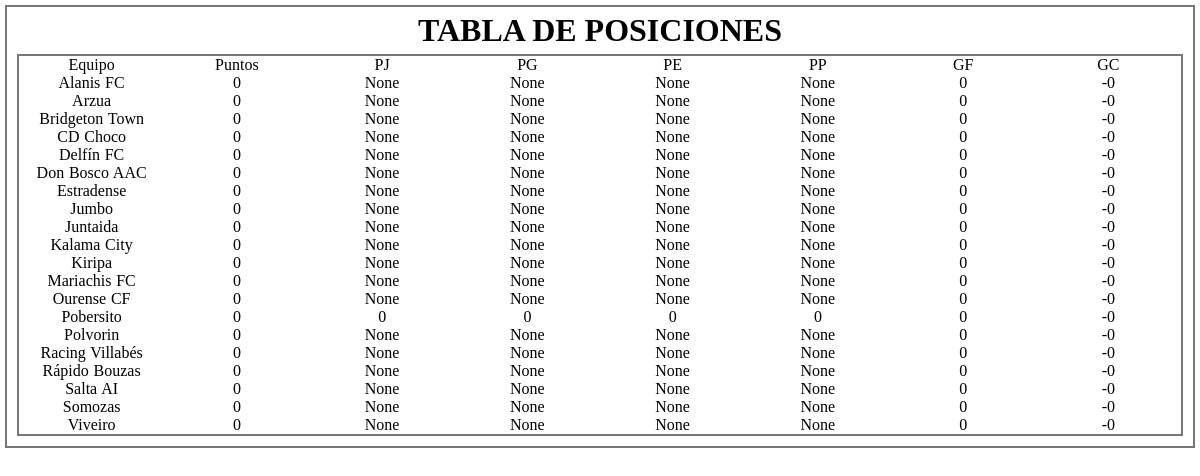
The app's page /futbol/menu/competencias/ with its own data.
### Futbalapp/models.py (models this page shows)
class EquiposLiga(models.Model):
	nombre_equipo=models.CharField(max_length=25, verbose_name="Nombre Equipo")
	puntos_equipo=models.IntegerField(default=0, verbose_name="Puntos", blank=True, null=True)
	goles_favor=models.IntegerField(default=0, verbose_name="Goles a Favor", blank=True, null=True)
	goles_contra=models.IntegerField(default=0, verbose_name="Goles en Contra", blank=True, null=True)
	partidos_jugados=models.IntegerField(default=0, verbose_name="Partidos Jugados", blank=True, null=True)
	partidos_ganados=models.IntegerField(default=0, verbose_name="Partidos Ganados", blank=True, null=True)
	partidos_empatados=models.IntegerField(default=0, verbose_name="Partido Empatados", blank=True, null=True)
	partidos_perdidos=models.IntegerField(default=0, verbose_name="Partidos Perdidos", blank=True, null=True)
	en_uso=models.BooleanField(default=True, null=True)

### Futbalapp/views.py (the view)
# urls.py: path('competencias/', competencias.as_view(), name='Competencias'),
class competencias(ListView):
	template_name = 'Futbol/competencias.html'
	context_object_name = 'liga_completa'
	model = EquiposLiga
	def get_queryset(self,**kwargs):
		liga = EquiposLiga.objects.all().order_by('puntos_equipo', 'goles_favor', 'goles_contra', 'nombre_equipo')
		return liga

### Futbalapp/templates/Futbol/competencias.html (shortened to what this page needs)
{% load static %}
<!DOCTYPE html>
<html>
<head>
	<link rel="stylesheet" type="text/css" href='{% static "css/style4.css" %}'>
</head>
<body>
	<div class="big-container">
		<h1>TABLA DE POSICIONES</h1>
		<div class="posiciones-liga">
			<p>Equipo</p>
			<p>Puntos</p>
			<p>PJ</p>
			<p>PG</p>
			<p>PE</p>
			<p>PP</p>
			<p>GF</p>
			<p>GC</p>
		{% for a in liga_completa %}
			<p>{{a.nombre_equipo}}</p>
			<p>{{a.puntos_equipo}}</p>
			<p>{{a.partidos_jugados}}</p>
			<p>{{a.partidos_ganados}}</p>
			<p>{{a.partidos_empatados}}</p>
			<p>{{a.partidos_perdidos}}</p>
			<p>{{a.goles_favor}}</p>
			<p>-{{a.goles_contra}}</p>
		{% endfor %}
		</div>
	</div>
</body>
</html>

### Futbalapp/static/css/style4.css (style rules this page uses)
* { box-sizing: border-box; margin: 0px; padding: 0px; }
.big-container { padding: 5px; margin: 5px; border: 2px solid #777; }
.big-container > h1 { text-align: center; }
.posiciones-liga { display: grid; grid-template-columns: repeat(8, 1fr); margin: 5px; border: 2px solid #777; justify-items: center; align-items: center; }
.posiciones-liga > p { word-spacing: 0.05em; justify-items: center; }

### records on screen
EquiposLiga: nombre_equipo "Alanis FC", puntos_equipo "0", partidos_jugados "None", partidos_ganados "None", partidos_empatados "None", partidos_perdidos "None", goles_favor "0", goles_contra "0"
EquiposLiga: nombre_equipo "Arzua", puntos_equipo "0", partidos_jugados "None", partidos_ganados "None", partidos_empatados "None", partidos_perdidos "None", goles_favor "0", goles_contra "0"
EquiposLiga: nombre_equipo "Bridgeton Town", puntos_equipo "0", partidos_jugados "None", partidos_ganados "None", partidos_empatados "None", partidos_perdidos "None", goles_favor "0", goles_contra "0"
EquiposLiga: nombre_equipo "CD Choco", puntos_equipo "0", partidos_jugados "None", partidos_ganados "None", partidos_empatados "None", partidos_perdidos "None", goles_favor "0", goles_contra "0"
EquiposLiga: nombre_equipo "Delfín FC", puntos_equipo "0", partidos_jugados "None", partidos_ganados "None", partidos_empatados "None", partidos_perdidos "None", goles_favor "0", goles_contra "0"
EquiposLiga: nombre_equipo "Don Bosco AAC", puntos_equipo "0", partidos_jugados "None", partidos_ganados "None", partidos_empatados "None", partidos_perdidos "None", goles_favor "0", goles_contra "0"
EquiposLiga: nombre_equipo "Estradense", puntos_equipo "0", partidos_jugados "None", partidos_ganados "None", partidos_empatados "None", partidos_perdidos "None", goles_favor "0", goles_contra "0"
EquiposLiga: nombre_equipo "Jumbo", puntos_equipo "0", partidos_jugados "None", partidos_ganados "None", partidos_empatados "None", partidos_perdidos "None", goles_favor "0", goles_contra "0"
EquiposLiga: nombre_equipo "Juntaida", puntos_equipo "0", partidos_jugados "None", partidos_ganados "None", partidos_empatados "None", partidos_perdidos "None", goles_favor "0", goles_contra "0"
EquiposLiga: nombre_equipo "Kalama City", puntos_equipo "0", partidos_jugados "None", partidos_ganados "None", partidos_empatados "None", partidos_perdidos "None", goles_favor "0", goles_contra "0"
EquiposLiga: nombre_equipo "Kiripa", puntos_equipo "0", partidos_jugados "None", partidos_ganados "None", partidos_empatados "None", partidos_perdidos "None", goles_favor "0", goles_contra "0"
EquiposLiga: nombre_equipo "Mariachis FC", puntos_equipo "0", partidos_jugados "None", partidos_ganados "None", partidos_empatados "None", partidos_perdidos "None", goles_favor "0", goles_contra "0"
EquiposLiga: nombre_equipo "Ourense CF", puntos_equipo "0", partidos_jugados "None", partidos_ganados "None", partidos_empatados "None", partidos_perdidos "None", goles_favor "0", goles_contra "0"
EquiposLiga: nombre_equipo "Pobersito", puntos_equipo "0", partidos_jugados "0", partidos_ganados "0", partidos_empatados "0", partidos_perdidos "0", goles_favor "0", goles_contra "0"
EquiposLiga: nombre_equipo "Polvorin", puntos_equipo "0", partidos_jugados "None", partidos_ganados "None", partidos_empatados "None", partidos_perdidos "None", goles_favor "0", goles_contra "0"
EquiposLiga: nombre_equipo "Racing Villabés", puntos_equipo "0", partidos_jugados "None", partidos_ganados "None", partidos_empatados "None", partidos_perdidos "None", goles_favor "0", goles_contra "0"
EquiposLiga: nombre_equipo "Rápido Bouzas", puntos_equipo "0", partidos_jugados "None", partidos_ganados "None", partidos_empatados "None", partidos_perdidos "None", goles_favor "0", goles_contra "0"
EquiposLiga: nombre_equipo "Salta AI", puntos_equipo "0", partidos_jugados "None", partidos_ganados "None", partidos_empatados "None", partidos_perdidos "None", goles_favor "0", goles_contra "0"
EquiposLiga: nombre_equipo "Somozas", puntos_equipo "0", partidos_jugados "None", partidos_ganados "None", partidos_empatados "None", partidos_perdidos "None", goles_favor "0", goles_contra "0"
EquiposLiga: nombre_equipo "Viveiro", puntos_equipo "0", partidos_jugados "None", partidos_ganados "None", partidos_empatados "None", partidos_perdidos "None", goles_favor "0", goles_contra "0"
